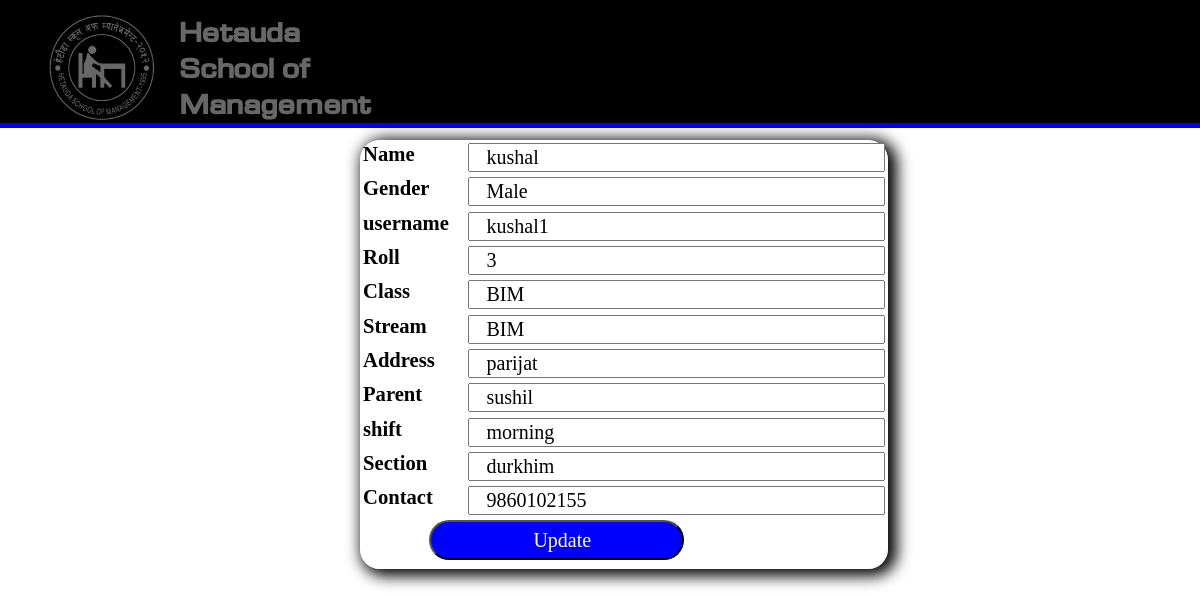
Screenshot of /update.php?username=kushal1 with the database file from the repository.
### tables this page shows
CREATE TABLE `tblstudent` (
  `name` varchar(255) NOT NULL,
  `gender` varchar(255) NOT NULL,
  `username` varchar(255) NOT NULL,
  `password` varchar(255) NOT NULL,
  `roll` int(10) NOT NULL,
  `class` varchar(255) NOT NULL,
  `stream` varchar(255) NOT NULL,
  `address` varchar(255) NOT NULL,
  `contact` bigint(100) NOT NULL,
  `parent` varchar(255) NOT NULL,
  `section` varchar(255) NOT NULL,
  `date` date NOT NULL,
  `shift` varchar(255) DEFAULT NULL
);

### update.php (the view, shortened to what this page needs)
<?php include ("adminheader.php");?>
<!doctype html>
<html>
<head>
</head>
<body>
<div class="containeraddStudent">
<?php
$user=$_REQUEST['username'];
$connect=mysqli_connect("localhost","root","","portfolio");
$query="Select * from tblstudent where username='$user'";
$result=mysqli_query($connect,$query);
echo "<table >";
while($res=mysqli_fetch_assoc($result))
{
	echo "<from action='#' method='post'>";
	echo "<tr>";
	echo "<th>Name</th>";
	echo "<td><input class='studentadd' type='text' name='name' value='$res[name]'required></td>";
	echo "</tr><tr>";
	echo "<th>Gender</th>";
	echo "<td><input class='studentadd' type='text' name='gender' value=".$res['gender']."></td>";
	echo "</tr><tr>";
	echo "<th>username</th>";
	echo "<td><input class='studentadd' type='text' name='username' readonly value=".$res['username']."></td>";
	echo "</tr><tr>";
	echo "<th>Roll</th>";
	echo "<td><input class='studentadd' type='text' name='roll' value=".$res['roll']."></td>";
	echo "</tr><tr>";
	echo "<th>Class</th>";
	echo "<td><input class='studentadd' type='text' name='class' value=".$res['class']."></td>";
	echo "</tr><tr>";
	echo "<th>Stream</th>";
	echo "<td><input class='studentadd' type='text' name='stream' value=".$res['stream']."></td>";
	echo "</tr><tr>";
	echo "<th>Address</th>";
	echo "<td><input class='studentadd' type='text' name='address' value=".$res['address']."></td>";
	echo "</tr><tr>";
	echo "<th>Parent</th>";
	echo "<td><input class='studentadd' type='text' name='parent' value=".$res['parent']."></td>";
	echo "</tr><tr>";
	echo "<th>shift</th>";
	echo "<td><input class='studentadd' type='text' name='shift' value=".$res['shift']."></td>";
	echo "</tr><tr>";
	echo "<th>Section</th>";
	echo "<td><input class='studentadd' type='text' name='section' value=".$res['section']."></td>";
	echo "</tr><tr>";
	echo "<th> Contact</th>";
	echo "<td><input class='studentadd' type='text' name='section' value=".$res['contact']."></td>";
	echo "</tr><tr>";
	echo "<td><input class='loginbutton' type='submit' name='Update' value='Update'></td>";
	echo "</tr>";
}
echo"</table>";
?>
</div>
</body>
</html>

### css/style.css (style rules this page uses)
body { margin:0; width:1349px; height:800px; background-image:url(../images/hsm2.jpg); margin:0; padding-top:10px; background-size:cover; background-repeat:no-repeat; }
.loginbutton { width:255px; height:40px; margin-left:26%; margin-bottom:2%; padding-left:17px; font-size:20px; background-color:Blue; color:white; font-family:Baskerville, "Palatino Linotype", Palatino, "Century Schoolbook L", "Times New Roman", serif; border-radius:25px; }
.adminbody { margin:0; width:auto; height:auto; background-image:url(../images/students.jpg); margin:0; padding-top:10px; background-size:cover; background-repeat:no-repeat; }
.containeraddStudent { width:44%; height:44%; background-color:rgba(255,255,255,0.6); margin:1% 12% 10% 30%; box-shadow:5px 3px 15px 4px; border-radius:20px; }
.studentadd { margin-left:22%; margin-bottom:0.5%; width:50%; height:10%; padding-left:17px; font-size:20px; font-family:Baskerville, "Palatino Linotype", Palatino, "Century Schoolbook L", "Times New Roman", serif; }

### update.php (style rules this page uses)
th { font-size:1.29em; float:left; }
input[type=text] { width:150%; float:right; }

### rows the page displays
tblstudent: name "kushal", gender "Male", username "kushal1", roll "3", class "BIM", stream "BIM", address "parijat", parent "sushil", shift "morning", section "durkhim", section "9860102155"
